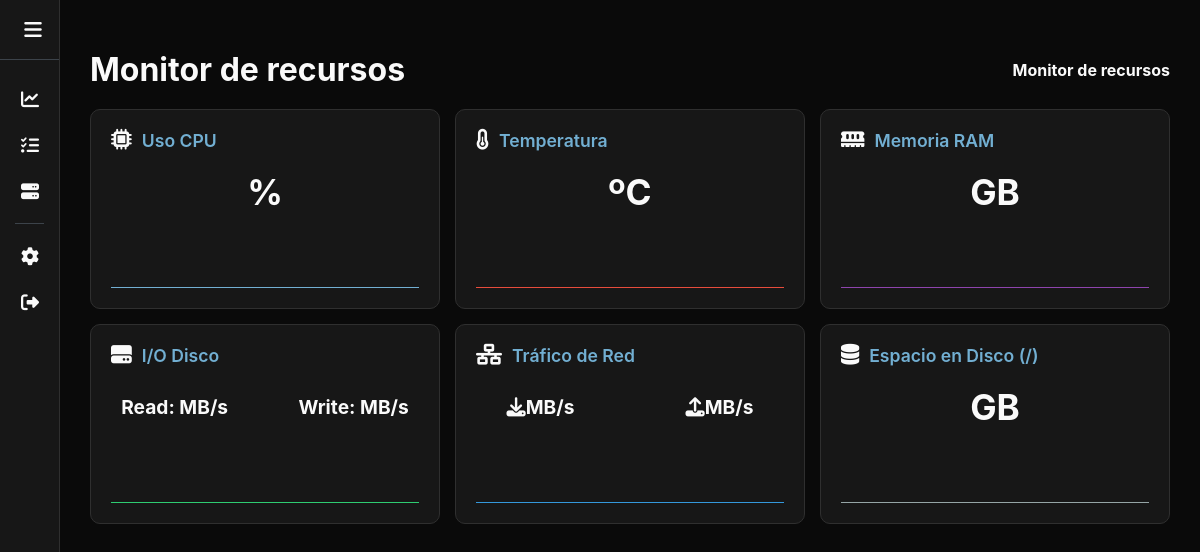
Before: /monitor (signed in) with the older database file.
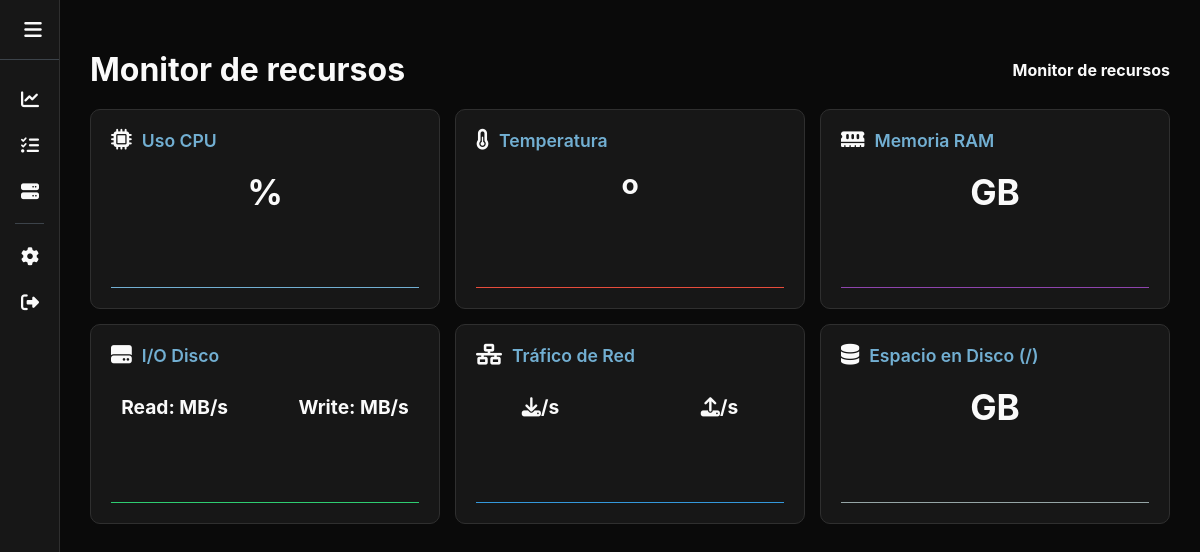
After: the same page with the newer database file.
### db_models.py (models this page shows, shortened)
class Setting(db.Model):
    key = db.Column(db.String(50), primary_key=True)
    value = db.Column(db.String(255), nullable=False)

### monitor/routes.py (the view)
@monitor_bp.route('/')
@monitor_bp.route('/monitor')
@login_required
def monitor():
    return render_template('monitor.html')

### app.py (called while the page is built)
def create_app():
    app = Flask(__name__, template_folder='templates')
    app.config['SQLALCHEMY_DATABASE_URI'] = 'sqlite:///database.db'
    app.config['SQLALCHEMY_TRACK_MODIFICATIONS'] = False
    db.init_app(app)
    @app.context_processor
    def inject_settings():
        try:
            all_settings = {s.key: s.value for s in Setting.query.all()}
        except:
            all_settings = {}
        return dict(settings=all_settings)
    with app.app_context():
        db.create_all()
    app.config.from_object(Config)
    app.secret_key = Config.SECRET_KEY
    Config.validate()
    app.register_blueprint(auth_bp)
    app.register_blueprint(monitor_bp)
    app.register_blueprint(streams_bp)
    iniciar_resources(app)
    iniciar_process(app)
    iniciar_disks(app)
    return app

### templates/monitor.html (shortened to what this page needs)
{% extends "base.html" %}
{% block content %}
<div class="monitor-container">
    <div class="title-container">
        <h1 class="title">Monitor de recursos</h1>
        <h4 id="timestamp">Monitor de recursos</h1>
    </div>
    <div class="main-div">
        <div class="metric-card" id="card-cpu">
            <div class="metric-header"><i class="fa-solid fa-microchip"></i>Uso CPU</div>
            <div class="metric-body">%</div>
            <div class="chart-container">
                <canvas id="chart-cpu"></canvas>
            </div>
        </div>
        <div class="metric-card" id="card-temp">
            <div class="metric-header"><i class="fa-solid fa-temperature-half"></i> Temperatura</div>
            <div class="metric-body">º{{settings.temp_unit}}</div>
            <div class="chart-container">
                <canvas id="chart-temp"></canvas>
            </div>
        </div>
        <div class="metric-card" id="card-ram">
            <div class="metric-header"><i class="fa-solid fa-memory"></i> Memoria RAM</div>
            <div class="metric-body">GB</div>
            <div class="chart-container">
                <canvas id="chart-ram"></canvas>
            </div>
        </div>
        <div class="metric-card" id="card-disk">
            <div class="metric-header"><i class="fa-solid fa-hard-drive"></i> I/O Disco</div>
            <div class="double-metric-body">
                <div>
                    Read: MB/s
                </div>
                <div>
                    Write: MB/s
                </div>
            </div>
            <div class="chart-container">
                <canvas id="chart-disk-usage"></canvas>
            </div>
        </div>
        <div class="metric-card" id="card-net">
            <div class="metric-header"><i class="fa-solid fa-network-wired"></i> Tráfico de Red</div>
            <div class="double-metric-body">
                <div>
                    <i class="fa-solid fa-download"></i>{{settings.net_units}}/s
                </div>
                <div>
                    <i class="fa-solid fa-upload"></i>{{settings.net_units}}/s
                </div>
            </div>
            <div class="chart-container">
                <canvas id="chart-net"></canvas>
            </div>
        </div>
        <div class="metric-card" id="card-disk">
            <div class="metric-header"><i class="fa-solid fa-database"></i> Espacio en Disco (/)</div>
            <div class="metric-body">GB</div>
            <div class="chart-container">
                <canvas id="chart-disk-space"></canvas>
            </div>
        </div>
    </div>
</div>
{% endblock %}

Changed rows visible on the page:
removed Setting: net_units "MB"
Other visible differences:
{{ settings.temp_unit }}: "C" → (not shown)
